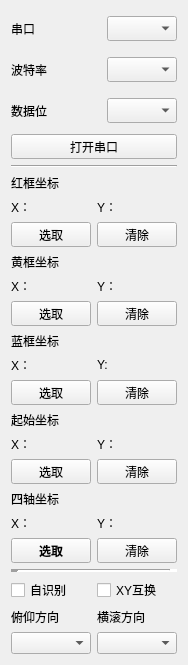
   <widget class="QWidget" name="verticalLayoutWidget_6">
    <property name="geometry">
     <rect>
      <x>20</x>
      <y>10</y>
      <width>162</width>
      <height>611</height>
     </rect>
    </property>
    <layout class="QVBoxLayout" name="verticalLayout_5">
     <item>
      <layout class="QVBoxLayout" name="verticalLayout">
       <item>
        <layout class="QHBoxLayout" name="horizontalLayout">
         <property name="leftMargin">
          <number>0</number>
         </property>
         <property name="rightMargin">
          <number>0</number>
         </property>
         <item>
          <widget class="QLabel" name="label">
           <property name="minimumSize">
            <size>
             <width>0</width>
             <height>35</height>
            </size>
           </property>
           <property name="text">
            <string>串口</string>
           </property>
          </widget>
         </item>
         <item>
          <widget class="QComboBox" name="portCB">
           <property name="minimumSize">
            <size>
             <width>70</width>
             <height>25</height>
            </size>
           </property>
           <property name="maximumSize">
            <size>
             <width>70</width>
             <height>25</height>
            </size>
           </property>
          </widget>
         </item>
        </layout>
       </item>
       <item>
        <layout class="QHBoxLayout" name="horizontalLayout_2">
         <property name="leftMargin">
          <number>0</number>
         </property>
         <property name="rightMargin">
          <number>0</number>
         </property>
         <item>
          <widget class="QLabel" name="label_2">
           <property name="minimumSize">
            <size>
             <width>0</width>
             <height>35</height>
            </size>
           </property>
           <property name="text">
            <string>波特率</string>
           </property>
          </widget>
         </item>
         <item>
          <widget class="QComboBox" name="baudCB">
           <property name="minimumSize">
            <size>
             <width>70</width>
             <height>25</height>
            </size>
           </property>
           <property name="maximumSize">
            <size>
             <width>70</width>
             <height>25</height>
            </size>
           </property>
          </widget>
         </item>
        </layout>
       </item>
       <item>
        <layout class="QHBoxLayout" name="horizontalLayout_3">
         <property name="leftMargin">
          <number>0</number>
         </property>
         <property name="rightMargin">
          <number>0</number>
         </property>
         <item>
          <widget class="QLabel" name="label_3">
           <property name="minimumSize">
            <size>
             <width>0</width>
             <height>35</height>
            </size>
           </property>
           <property name="text">
            <string>数据位</string>
           </property>
          </widget>
         </item>
         <item>
          <widget class="QComboBox" name="bitCB">
           <property name="minimumSize">
            <size>
             <width>70</width>
             <height>25</height>
            </size>
           </property>
           <property name="maximumSize">
            <size>
             <width>70</width>
             <height>25</height>
            </size>
           </property>
          </widget>
         </item>
        </layout>
       </item>
       <item>
        <widget class="QPushButton" name="switchBn">
         <property name="minimumSize">
          <size>
           <width>0</width>
           <height>25</height>
          </size>
         </property>
         <property name="maximumSize">
          <size>
           <width>16777215</width>
           <height>30</height>
          </size>
         </property>
         <property name="font">
          <font>
           <pointsize>9</pointsize>
          </font>
         </property>
         <property name="text">
          <string>打开串口</string>
         </property>
        </widget>
       </item>
      </layout>
     </item>
     <item>
      <widget class="Line" name="line_3">
       <property name="orientation">
        <enum>Qt::Horizontal</enum>
       </property>
      </widget>
     </item>
     <item>
      <layout class="QVBoxLayout" name="verticalLayout_9">
       <item>
        <widget class="QLabel" name="label_25">
         <property name="text">
          <string>红框坐标</string>
         </property>
        </widget>
       </item>
       <item>
        <layout class="QHBoxLayout" name="horizontalLayout_19">
         <item>
          <widget class="QLabel" name="redBoxXLabel">
           <property name="text">
            <string>X：</string>
           </property>
          </widget>
         </item>
         <item>
          <widget class="QLabel" name="redBoxYLabel">
           <property name="text">
            <string>Y：</string>
           </property>
          </widget>
         </item>
        </layout>
       </item>
       <item>
        <layout class="QHBoxLayout" name="horizontalLayout_20">
         <item>
          <widget class="QPushButton" name="redBoxPickBtn">
           <property name="minimumSize">
            <size>
             <width>0</width>
             <height>25</height>
            </size>
           </property>
           <property name="maximumSize">
            <size>
             <width>16777215</width>
             <height>25</height>
            </size>
           </property>
           <property name="font">
            <font>
             <pointsize>9</pointsize>
            </font>
           </property>
           <property name="text">
            <string>选取</string>
           </property>
          </widget>
         </item>
         <item>
          <widget class="QPushButton" name="redBoxClearBtn">
           <property name="minimumSize">
            <size>
             <width>0</width>
             <height>25</height>
            </size>
           </property>
           <property name="maximumSize">
            <size>
             <width>16777215</width>
             <height>25</height>
            </size>
           </property>
           <property name="font">
            <font>
             <pointsize>9</pointsize>
            </font>
           </property>
           <property name="text">
            <string>清除</string>
           </property>
          </widget>
         </item>
        </layout>
       </item>
      </layout>
     </item>
     <item>
      <layout class="QVBoxLayout" name="verticalLayout_2">
       <item>
        <widget class="QLabel" name="label_8">
         <property name="text">
          <string>黄框坐标</string>
         </property>
        </widget>
       </item>
       <item>
        <layout class="QHBoxLayout" name="horizontalLayout_5">
         <item>
          <widget class="QLabel" name="yellowBoxXLabel">
           <property name="text">
            <string>X：</string>
           </property>
          </widget>
         </item>
         <item>
          <widget class="QLabel" name="yellowBoxYLabel">
           <property name="text">
            <string>Y：</string>
           </property>
          </widget>
         </item>
        </layout>
       </item>
       <item>
        <layout class="QHBoxLayout" name="horizontalLayout_4">
         <item>
          <widget class="QPushButton" name="yellowBoxPickBtn">
           <property name="minimumSize">
            <size>
             <width>0</width>
             <height>25</height>
            </size>
           </property>
           <property name="maximumSize">
            <size>
             <width>16777215</width>
             <height>25</height>
            </size>
           </property>
           <property name="font">
            <font>
             <pointsize>9</pointsize>
            </font>
           </property>
           <property name="text">
            <string>选取</string>
           </property>
          </widget>
         </item>
         <item>
          <widget class="QPushButton" name="yellowBoxClearBtn">
           <property name="minimumSize">
            <size>
             <width>0</width>
             <height>25</height>
            </size>
           </property>
           <property name="maximumSize">
            <size>
             <width>16777215</width>
             <height>25</height>
            </size>
           </property>
           <property name="font">
            <font>
             <pointsize>9</pointsize>
            </font>
           </property>
           <property name="text">
            <string>清除</string>
           </property>
          </widget>
         </item>
        </layout>
       </item>
      </layout>
     </item>
     <item>
      <layout class="QVBoxLayout" name="verticalLayout_10">
       <item>
        <widget class="QLabel" name="label_28">
         <property name="text">
          <string>蓝框坐标</string>
         </property>
        </widget>
       </item>
       <item>
        <layout class="QHBoxLayout" name="horizontalLayout_21">
         <item>
          <widget class="QLabel" name="blueBoxXLabel">
           <property name="text">
            <string>X：</string>
           </property>
          </widget>
         </item>
         <item>
          <widget class="QLabel" name="blueBoxYLabel">
           <property name="text">
            <string>Y:</string>
           </property>
          </widget>
         </item>
        </layout>
       </item>
       <item>
        <layout class="QHBoxLayout" name="horizontalLayout_22">
         <item>
          <widget class="QPushButton" name="blueBoxPickBtn">
           <property name="minimumSize">
            <size>
             <width>0</width>
             <height>25</height>
            </size>
           </property>
           <property name="maximumSize">
            <size>
             <width>16777215</width>
             <height>25</height>
            </size>
           </property>
           <property name="font">
            <font>
             <pointsize>9</pointsize>
            </font>
           </property>
           <property name="text">
            <string>选取</string>
           </property>
          </widget>
         </item>
         <item>
          <widget class="QPushButton" name="blueBoxClearBtn">
           <property name="minimumSize">
            <size>
             <width>0</width>
             <height>25</height>
            </size>
           </property>
           <property name="maximumSize">
            <size>
             <width>16777215</width>
             <height>25</height>
            </size>
           </property>
           <property name="font">
            <font>
             <pointsize>9</pointsize>
            </font>
           </property>
           <property name="text">
            <string>清除</string>
           </property>
          </widget>
         </item>
        </layout>
       </item>
      </layout>
     </item>
     <item>
      <layout class="QVBoxLayout" name="verticalLayout_3">
       <item>
        <widget class="QLabel" name="label_11">
         <property name="text">
          <string>起始坐标</string>
         </property>
        </widget>
       </item>
       <item>
        <layout class="QHBoxLayout" name="horizontalLayout_6">
         <item>
          <widget class="QLabel" name="startPointXLabel">
           <property name="text">
            <string>X：</string>
           </property>
          </widget>
         </item>
         <item>
          <widget class="QLabel" name="startPointYLabel">
           <property name="text">
            <string>Y：</string>
           </property>
          </widget>
         </item>
        </layout>
       </item>
       <item>
        <layout class="QHBoxLayout" name="horizontalLayout_7">
         <item>
          <widget class="QPushButton" name="startPointPickBtn">
           <property name="minimumSize">
            <size>
             <width>0</width>
             <height>25</height>
            </size>
           </property>
           <property name="maximumSize">
            <size>
             <width>16777215</width>
             <height>25</height>
            </size>
           </property>
           <property name="font">
            <font>
             <pointsize>9</pointsize>
            </font>
           </property>
           <property name="text">
            <string>选取</string>
           </property>
          </widget>
         </item>
         <item>
          <widget class="QPushButton" name="startPointClearBtn">
           <property name="minimumSize">
            <size>
             <width>0</width>
             <height>25</height>
            </size>
           </property>
           <property name="maximumSize">
            <size>
             <width>16777215</width>
             <height>25</height>
            </size>
           </property>
           <property name="font">
            <font>
             <pointsize>9</pointsize>
            </font>
           </property>
           <property name="text">
            <string>清除</string>
           </property>
          </widget>
         </item>
        </layout>
       </item>
      </layout>
     </item>
     <item>
      <layout class="QVBoxLayout" name="verticalLayout_11">
       <item>
        <widget class="QLabel" name="label_31">
         <property name="text">
          <string>四轴坐标</string>
         </property>
        </widget>
       </item>
       <item>
        <layout class="QHBoxLayout" name="horizontalLayout_23">
         <item>
          <widget class="QLabel" name="flyPointXLabel">
           <property name="text">
            <string>X：</string>
           </property>
          </widget>
         </item>
         <item>
          <widget class="QLabel" name="flyPointYLabel">
           <property name="text">
            <string>Y：</string>
           </property>
          </widget>
         </item>
        </layout>
       </item>
       <item>
        <layout class="QHBoxLayout" name="horizontalLayout_24">
         <item>
          <widget class="QPushButton" name="flyPointPickBtn">
           <property name="minimumSize">
            <size>
             <width>0</width>
             <height>25</height>
            </size>
           </property>
           <property name="maximumSize">
            <size>
             <width>16777215</width>
             <height>25</height>
            </size>
           </property>
           <property name="font">
            <font>
             <pointsize>9</pointsize>
             <weight>75</weight>
             <bold>true</bold>
            </font>
           </property>
           <property name="styleSheet">
            <string notr="true"/>
           </property>
           <property name="text">
            <string>选取</string>
           </property>
          </widget>
         </item>
         <item>
          <widget class="QPushButton" name="flyPointClearBtn">
           <property name="minimumSize">
            <size>
             <width>0</width>
             <height>25</height>
            </size>
           </property>
           <property name="maximumSize">
            <size>
             <width>16777215</width>
             <height>25</height>
            </size>
           </property>
           <property name="font">
            <font>
             <pointsize>9</pointsize>
            </font>
           </property>
           <property name="text">
            <string>清除</string>
           </property>
          </widget>
         </item>
        </layout>
       </item>
      </layout>
     </item>
     <item>
      <widget class="Line" name="line_8">
       <property name="lineWidth">
        <number>8</number>
       </property>
       <property name="orientation">
        <enum>Qt::Horizontal</enum>
       </property>
      </widget>
     </item>
     <item>
      <layout class="QGridLayout" name="gridLayout_2">
       <item row="2" column="1">
        <widget class="QComboBox" name="rollCB"/>
       </item>
       <item row="2" column="0">
        <widget class="QComboBox" name="pitchCB"/>
       </item>
       <item row="1" column="1">
        <widget class="QLabel" name="label_21">
         <property name="text">
          <string>横滚方向</string>
         </property>
        </widget>
       </item>
       <item row="1" column="0">
        <widget class="QLabel" name="label_20">
         <property name="text">
          <string>俯仰方向</string>
         </property>
        </widget>
       </item>
       <item row="0" column="1">
        <widget class="QCheckBox" name="switchXY">
         <property name="text">
          <string>XY互换</string>
         </property>
        </widget>
       </item>
       <item row="0" column="0">
        <widget class="QCheckBox" name="distinguishCB">
         <property name="text">
          <string>自识别</string>
         </property>
        </widget>
       </item>
      </layout>
     </item>
    </layout>
   </widget>
